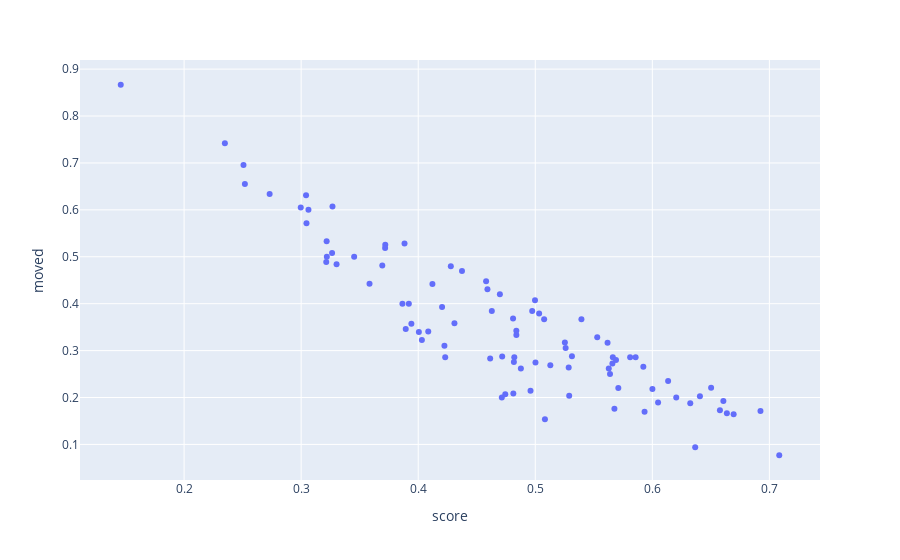

Write notebook code for a chart like this one.
### Code cell
df = selected.groupby('_individual')['moved'].mean().reset_index().merge(rankings)
px.scatter(
    df, x='score', y='moved'
)
